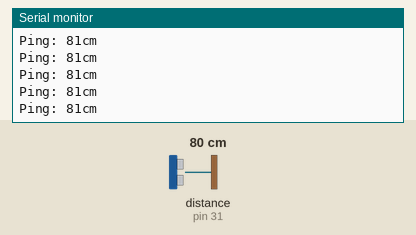
Bench run of a sketch on a simulated Arduino Mega 2560, built with avr-gcc and run on an emulated ATmega2560. Parts: the last lines printed to the serial monitor. The test bench sets the inputs (shaded band); at power-on: distance to the obstacle (sensor on pin 31) 80 cm. The echo pulse lasts 58.3 µs per cm.

Above: at 1.2 s.
1.3 s: distance to the obstacle (sensor on pin 31) set to 2 cm
At 1.59 s:
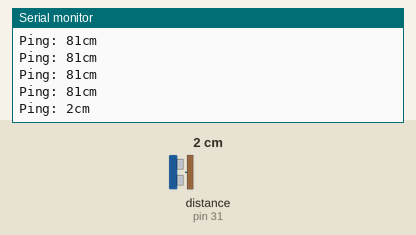
2.8 s: distance to the obstacle (sensor on pin 31) set to 4 cm
At 3.0 s:
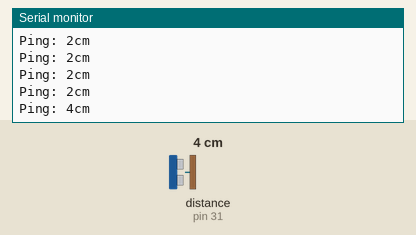
Timing chart, 0 to 5.8 s (numbered marks = the images above; inputs shaded):
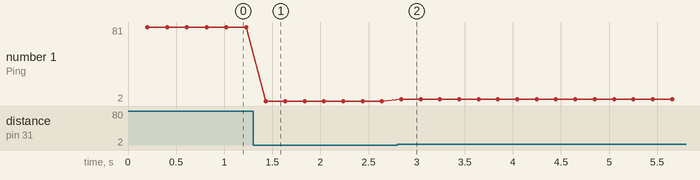

The sketch:

sonar_test.ino
```cpp
#include <NewPing.h>
#define TRIGGER_PIN  22
#define ECHO_PIN     31
#define MAX_DISTANCE 200
NewPing sonar(TRIGGER_PIN, ECHO_PIN, MAX_DISTANCE);
void setup() {
  Serial.begin(115200);
}
void loop() {
  delay(200);
  Serial.print("Ping: ");
  Serial.print(sonar.ping_cm());
  Serial.println("cm");
}
```

Measured:
- after the input at 1.3 s, the serial monitor: prints a new line after 0.13 s (image 1)
- after the input at 2.8 s, the serial monitor: prints a new line at once (image 2)
- plotted number 1: 81 → 2 after the input at 1.3 s, 2 → 4 after the input at 2.8 s
